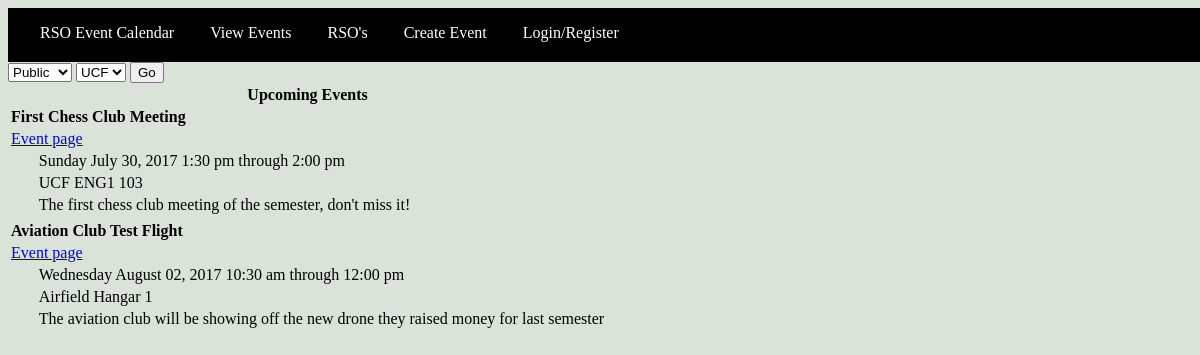
/php/populate_events.php, run on the app's committed database.
### tables this page shows
CREATE TABLE events(
        eid           VARCHAR(11)   NOT NULL,
        rso_id        INT           NOT NULL,
        name          VARCHAR(255)  NOT NULL,
        email         VARCHAR(255)  NOT NULL,
        type          VARCHAR(11)   NOT NULL,
        phone         VARCHAR(20)   NOT NULL,
        start_date    DATETIME      NOT NULL,
        end_date      DATETIME      NOT NULL,
        lid           INT           NOT NULL,
        description   TEXT          NOT NULL,
        approved      BOOLEAN               ,
        school_code   INT           NOT NULL,
        privacy       INT           NOT NULL,
        FOREIGN KEY (rso_id) REFERENCES rso (rso_id) ON DELETE CASCADE,
        FOREIGN KEY (lid) REFERENCES location (lid) ON DELETE CASCADE,
        FOREIGN KEY (school_code) REFERENCES university (school_code) ON DELETE CASCADE,
        PRIMARY KEY (eid)
);

CREATE TABLE location(
        lid           INT           NOT NULL AUTO_INCREMENT,
        name          VARCHAR(255)  NOT NULL,
        address       VARCHAR(255)  NOT NULL,
        bldg          VARCHAR(255)  NOT NULL,
        room          VARCHAR(255)  NOT NULL,
        latitude      VARCHAR(255)  NOT NULL,
        longitude     VARCHAR(255)  NOT NULL,
        PRIMARY KEY (lid, room)
);

### php/functions.php (called while the page is built, shortened)
<?php
$dbhost = 'localhost';
$dbname = 'event_db';
$dbuser = 'root';
$dbpass = '';
$con = mysqli_connect($dbhost, $dbuser, $dbpass, $dbname) or
  die(mysql_error());
function queryMysql($query)
{
  global $con;
  $result = mysqli_query($con, $query);
  return $result;
}
 ?>

### php/populate_events.php (the view)
<?php
require_once 'header.php';
$privacy = (int) (isset($_GET['privacy']) ? $_GET['privacy'] : 1);
$schoolSelect = (int) (isset($_GET['school']) ? $_GET['school'] : 1);
echo "<form method='get'>
        <select name='privacy' id='privacy'>
        <option value='1' selected='selected'> Public </option>
        <option value='2'> RSO </option>
        <option value='3'> Private </option></select>
        <select name='school' id='school'>
        <option value='1' selected='selected'>UCF</option>
        <option value='2'>UF</option>
        <option value='3'>FSU</option></select>
        <input type='submit' name='submit' value='Go'/></form>";
$sql = "SELECT
            a.name,
            a.start_date,
            a.end_date,
            a.description,
            a.eid,
            a.privacy,
            a.school_code,
            b.address,
            b.bldg,
            b.room
        FROM
            events a
        JOIN location b
        ON b.lid = a.lid
        WHERE
            a.privacy = '$privacy' AND
            a.school_code = '$schoolSelect'";
$result = queryMysql($sql);
if ($result->num_rows > 0) {
    echo "<table>
            <tr>
            <th>Upcoming Events</th>
            </tr>";
    while($row = $result->fetch_assoc()) {
        $stime = strtotime($row['start_date']);
        $etime = strtotime($row['end_date']);
        echo "<tr><td><strong>" . $row["name"] . "</strong></td></tr>";
        echo "<tr><td><a href='event_page.php?eid=" . $row['eid'] ."'> Event page </a></td></tr>";
        echo "<tr><td class=indent>" . date('l F d, Y g:i a', $stime) . " through " . date('g:i a', $etime) . "</td></tr>";
        echo "<tr><td class=indent>" . $row["address"] . " " . $row["bldg"] . " " . $row["room"] . "</td></tr>";
        echo "<tr><td class=indent>" . $row["description"] . "</td></tr>";
        echo '<tr class="bordered"><td></td></tr>';
    }
    echo "</table>";
} else {
    echo "0 results, you may not be allowed to see any Private or RSO events";
}
?>
</body>
</html>

### css/home.css (style rules this page uses)
body { background-color: #d9e3d8; }

### php/header.php (style rules this page uses)
td.indent { padding-left: 1.8em }

### data on the page
events: name "First Chess Club Meeting", start_date "Sunday July 30, 2017 1:30 pm", end_date "2:00 pm", location.address "UCF", location.bldg "ENG1", location.room "103", description "The first chess club meeting of the semester, don't miss it!"
events: name "Aviation Club Test Flight", start_date "Wednesday August 02, 2017 10:30 am", end_date "12:00 pm", location.address "Airfield", location.bldg "Hangar", location.room "1", description "The aviation club will be showing off the new drone they raised money for last semester"
